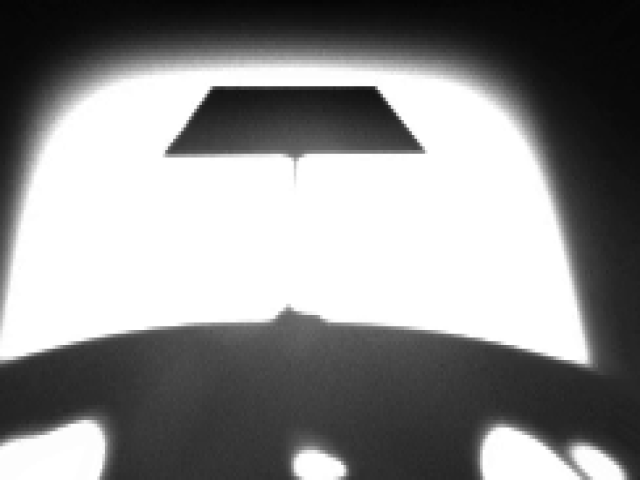
#> input picture opencv/src/voxl/U1.png, 640 x 480 px, found by its file name
$ python Thresholding.py
#> lines starting #> are read from the running program, lines starting #| are printed output that depends on the picture; after the words box and inside, x2 and y2 are one past the last pixel; in counts of white or black regions, pixels touching at a corner belong together
import cv2 as cv
import numpy as np
from matplotlib import pyplot as plt


class Thresh:
    """Thresholding frames from voxl camera"""
    def __init__(self):
        img = cv.imread("U1.png", 0)
#> img is the input picture: shape (480, 640); min 4, max 255, mean 140.1
        self.img = img
        r, c = img.shape
#> r = 480; c = 640
        # self.roi = img[60:r, 16:204]
        self.masking()

    def masking(self):
        ret, thresh = cv.threshold(self.img, 0, 255, cv.THRESH_BINARY + cv.THRESH_OTSU)
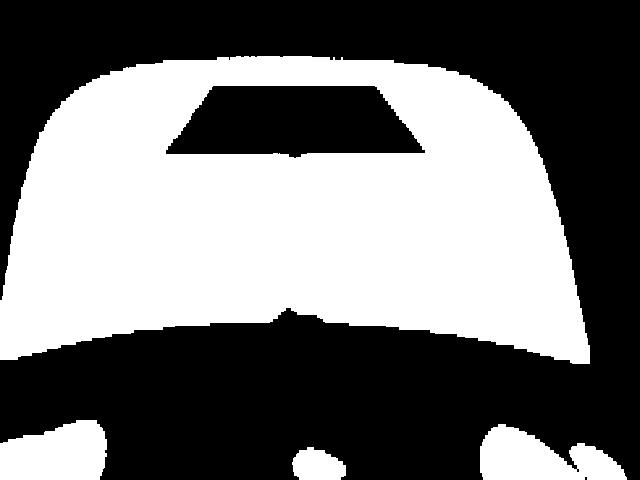
#> thresh: shape (480, 640); 45.2% white; 4 white regions, box (x1, y1, x2, y2) and area: (0, 56, 590, 364) 127058, (0, 420, 107, 480) 5235, (480, 424, 627, 480) 5220, (292, 447, 346, 480) 1365
#> ret = 149
        mask = cv.bitwise_not(thresh)

        img = [self.img, mask]
        for i in range(0, 2):
            plt.subplot(1, 2, i+1)
            plt.imshow(img[i], 'gray')
        plt.show()
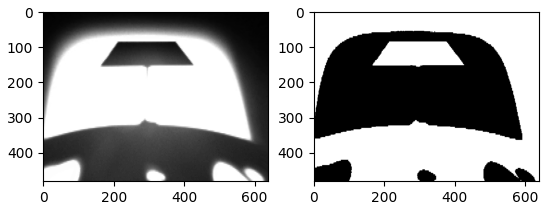
#> figure drawn by matplotlib, 2 panels


def main():
    Thresh()


if __name__ == "__main__":
    main()

$ run again, with opencv/src/voxl/U3.png copied over opencv/src/voxl/U1.png
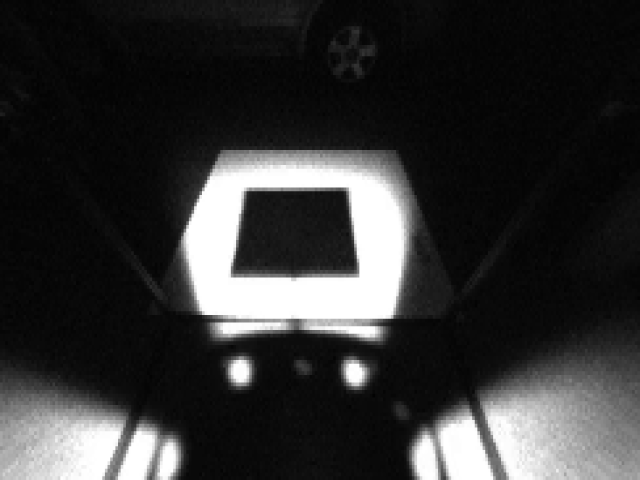
#> input picture opencv/src/voxl/U3.png, 640 x 480 px, found by its file name
#> in __init__, img is the input picture: shape (480, 640); min 2, max 255, mean 51.4
#> in masking, `ret, thresh = cv.threshold(self.img, 0, 255, cv.THRESH_BINARY + cv.THR..`:
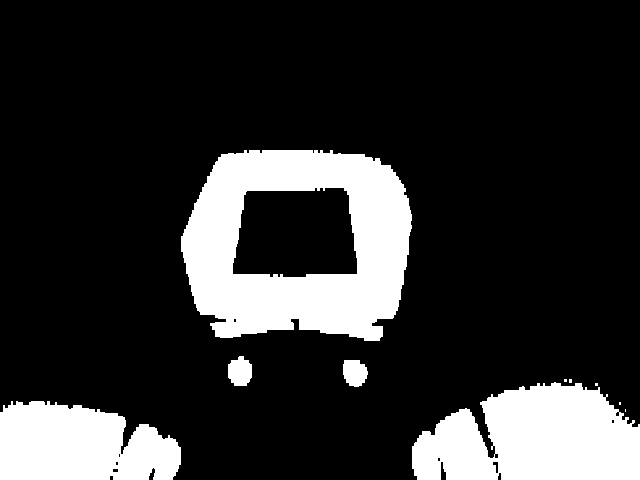
#> thresh: shape (480, 640); 18.6% white; 10 white regions (5 under 20 px), largest, box (x1, y1, x2, y2) and area: (181, 150, 412, 341) 27448, (412, 382, 640, 480) 17058, (0, 401, 181, 480) 11549, (228, 356, 252, 386) 569, (343, 360, 368, 387) 538
#> ret = 112
#> in masking, `plt.show()`:
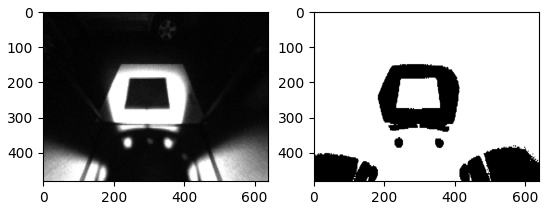
#> figure drawn by matplotlib, 2 panels

$ run again, with opencv/src/voxl/0.png copied over opencv/src/voxl/U1.png
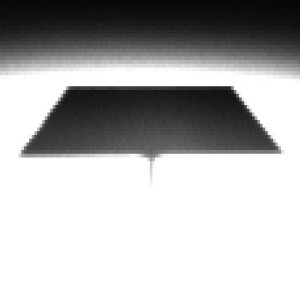
#> input picture opencv/src/voxl/0.png, 300 x 300 px, found by its file name
#> in __init__, img is the input picture: shape (300, 300); min 6, max 255, mean 178.9
#> in masking, `ret, thresh = cv.threshold(self.img, 0, 255, cv.THRESH_BINARY + cv.THR..`:
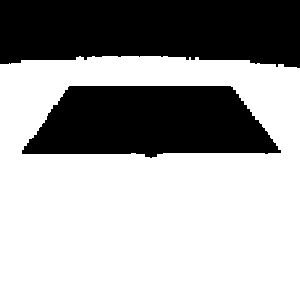
#> thresh: shape (300, 300); 64.2% white; 2 black regions, box (x1, y1, x2, y2) and area: (0, 0, 300, 68) 17918, (22, 86, 281, 158) 14338
#> ret = 150
#> in masking, `plt.show()`:
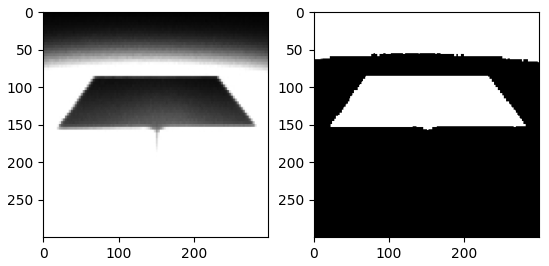
#> figure drawn by matplotlib, 2 panels
